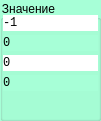
  <widget class="QGroupBox" name="info_fvalue">
   <property name="geometry">
    <rect>
     <x>1250</x>
     <y>190</y>
     <width>101</width>
     <height>121</height>
    </rect>
   </property>
   <property name="palette">
    <palette>
     <active>
      <colorrole role="WindowText">
       <brush brushstyle="SolidPattern">
        <color alpha="255">
         <red>0</red>
         <green>0</green>
         <blue>0</blue>
        </color>
       </brush>
      </colorrole>
      <colorrole role="Button">
       <brush brushstyle="SolidPattern">
        <color alpha="255">
         <red>167</red>
         <green>255</green>
         <blue>215</blue>
        </color>
       </brush>
      </colorrole>
      <colorrole role="Light">
       <brush brushstyle="SolidPattern">
        <color alpha="255">
         <red>255</red>
         <green>255</green>
         <blue>254</blue>
        </color>
       </brush>
      </colorrole>
      <colorrole role="Midlight">
       <brush brushstyle="SolidPattern">
        <color alpha="255">
         <red>255</red>
         <green>255</green>
         <blue>190</blue>
        </color>
       </brush>
      </colorrole>
      <colorrole role="Dark">
       <brush brushstyle="SolidPattern">
        <color alpha="255">
         <red>127</red>
         <green>127</green>
         <blue>63</blue>
        </color>
       </brush>
      </colorrole>
      <colorrole role="Mid">
       <brush brushstyle="SolidPattern">
        <color alpha="255">
         <red>170</red>
         <green>170</green>
         <blue>85</blue>
        </color>
       </brush>
      </colorrole>
      <colorrole role="Text">
       <brush brushstyle="SolidPattern">
        <color alpha="255">
         <red>0</red>
         <green>0</green>
         <blue>0</blue>
        </color>
       </brush>
      </colorrole>
      <colorrole role="BrightText">
       <brush brushstyle="SolidPattern">
        <color alpha="255">
         <red>255</red>
         <green>255</green>
         <blue>255</blue>
        </color>
       </brush>
      </colorrole>
      <colorrole role="ButtonText">
       <brush brushstyle="SolidPattern">
        <color alpha="255">
         <red>0</red>
         <green>0</green>
         <blue>0</blue>
        </color>
       </brush>
      </colorrole>
      <colorrole role="Base">
       <brush brushstyle="SolidPattern">
        <color alpha="255">
         <red>167</red>
         <green>255</green>
         <blue>215</blue>
        </color>
       </brush>
      </colorrole>
      <colorrole role="Window">
       <brush brushstyle="SolidPattern">
        <color alpha="255">
         <red>167</red>
         <green>255</green>
         <blue>215</blue>
        </color>
       </brush>
      </colorrole>
      <colorrole role="Shadow">
       <brush brushstyle="SolidPattern">
        <color alpha="255">
         <red>0</red>
         <green>0</green>
         <blue>0</blue>
        </color>
       </brush>
      </colorrole>
      <colorrole role="AlternateBase">
       <brush brushstyle="SolidPattern">
        <color alpha="255">
         <red>255</red>
         <green>255</green>
         <blue>191</blue>
        </color>
       </brush>
      </colorrole>
      <colorrole role="ToolTipBase">
       <brush brushstyle="SolidPattern">
        <color alpha="255">
         <red>255</red>
         <green>255</green>
         <blue>220</blue>
        </color>
       </brush>
      </colorrole>
      <colorrole role="ToolTipText">
       <brush brushstyle="SolidPattern">
        <color alpha="255">
         <red>0</red>
         <green>0</green>
         <blue>0</blue>
        </color>
       </brush>
      </colorrole>
      <colorrole role="PlaceholderText">
       <brush brushstyle="SolidPattern">
        <color alpha="128">
         <red>0</red>
         <green>0</green>
         <blue>0</blue>
        </color>
       </brush>
      </colorrole>
     </active>
     <inactive>
      <colorrole role="WindowText">
       <brush brushstyle="SolidPattern">
        <color alpha="255">
         <red>0</red>
         <green>0</green>
         <blue>0</blue>
        </color>
       </brush>
      </colorrole>
      <colorrole role="Button">
       <brush brushstyle="SolidPattern">
        <color alpha="255">
         <red>167</red>
         <green>255</green>
         <blue>215</blue>
        </color>
       </brush>
      </colorrole>
      <colorrole role="Light">
       <brush brushstyle="SolidPattern">
        <color alpha="255">
         <red>255</red>
         <green>255</green>
         <blue>254</blue>
        </color>
       </brush>
      </colorrole>
      <colorrole role="Midlight">
       <brush brushstyle="SolidPattern">
        <color alpha="255">
         <red>255</red>
         <green>255</green>
         <blue>190</blue>
        </color>
       </brush>
      </colorrole>
      <colorrole role="Dark">
       <brush brushstyle="SolidPattern">
        <color alpha="255">
         <red>127</red>
         <green>127</green>
         <blue>63</blue>
        </color>
       </brush>
      </colorrole>
      <colorrole role="Mid">
       <brush brushstyle="SolidPattern">
        <color alpha="255">
         <red>170</red>
         <green>170</green>
         <blue>85</blue>
        </color>
       </brush>
      </colorrole>
      <colorrole role="Text">
       <brush brushstyle="SolidPattern">
        <color alpha="255">
         <red>0</red>
         <green>0</green>
         <blue>0</blue>
        </color>
       </brush>
      </colorrole>
      <colorrole role="BrightText">
       <brush brushstyle="SolidPattern">
        <color alpha="255">
         <red>255</red>
         <green>255</green>
         <blue>255</blue>
        </color>
       </brush>
      </colorrole>
      <colorrole role="ButtonText">
       <brush brushstyle="SolidPattern">
        <color alpha="255">
         <red>0</red>
         <green>0</green>
         <blue>0</blue>
        </color>
       </brush>
      </colorrole>
      <colorrole role="Base">
       <brush brushstyle="SolidPattern">
        <color alpha="255">
         <red>167</red>
         <green>255</green>
         <blue>215</blue>
        </color>
       </brush>
      </colorrole>
      <colorrole role="Window">
       <brush brushstyle="SolidPattern">
        <color alpha="255">
         <red>167</red>
         <green>255</green>
         <blue>215</blue>
        </color>
       </brush>
      </colorrole>
      <colorrole role="Shadow">
       <brush brushstyle="SolidPattern">
        <color alpha="255">
         <red>0</red>
         <green>0</green>
         <blue>0</blue>
        </color>
       </brush>
      </colorrole>
      <colorrole role="AlternateBase">
       <brush brushstyle="SolidPattern">
        <color alpha="255">
         <red>255</red>
         <green>255</green>
         <blue>191</blue>
        </color>
       </brush>
      </colorrole>
      <colorrole role="ToolTipBase">
       <brush brushstyle="SolidPattern">
        <color alpha="255">
         <red>255</red>
         <green>255</green>
         <blue>220</blue>
        </color>
       </brush>
      </colorrole>
      <colorrole role="ToolTipText">
       <brush brushstyle="SolidPattern">
        <color alpha="255">
         <red>0</red>
         <green>0</green>
         <blue>0</blue>
        </color>
       </brush>
      </colorrole>
      <colorrole role="PlaceholderText">
       <brush brushstyle="SolidPattern">
        <color alpha="128">
         <red>0</red>
         <green>0</green>
         <blue>0</blue>
        </color>
       </brush>
      </colorrole>
     </inactive>
     <disabled>
      <colorrole role="WindowText">
       <brush brushstyle="SolidPattern">
        <color alpha="255">
         <red>127</red>
         <green>127</green>
         <blue>63</blue>
        </color>
       </brush>
      </colorrole>
      <colorrole role="Button">
       <brush brushstyle="SolidPattern">
        <color alpha="255">
         <red>167</red>
         <green>255</green>
         <blue>215</blue>
        </color>
       </brush>
      </colorrole>
      <colorrole role="Light">
       <brush brushstyle="SolidPattern">
        <color alpha="255">
         <red>255</red>
         <green>255</green>
         <blue>254</blue>
        </color>
       </brush>
      </colorrole>
      <colorrole role="Midlight">
       <brush brushstyle="SolidPattern">
        <color alpha="255">
         <red>255</red>
         <green>255</green>
         <blue>190</blue>
        </color>
       </brush>
      </colorrole>
      <colorrole role="Dark">
       <brush brushstyle="SolidPattern">
        <color alpha="255">
         <red>127</red>
         <green>127</green>
         <blue>63</blue>
        </color>
       </brush>
      </colorrole>
      <colorrole role="Mid">
       <brush brushstyle="SolidPattern">
        <color alpha="255">
         <red>170</red>
         <green>170</green>
         <blue>85</blue>
        </color>
       </brush>
      </colorrole>
      <colorrole role="Text">
       <brush brushstyle="SolidPattern">
        <color alpha="255">
         <red>127</red>
         <green>127</green>
         <blue>63</blue>
        </color>
       </brush>
      </colorrole>
      <colorrole role="BrightText">
       <brush brushstyle="SolidPattern">
        <color alpha="255">
         <red>255</red>
         <green>255</green>
         <blue>255</blue>
        </color>
       </brush>
      </colorrole>
      <colorrole role="ButtonText">
       <brush brushstyle="SolidPattern">
        <color alpha="255">
         <red>127</red>
         <green>127</green>
         <blue>63</blue>
        </color>
       </brush>
      </colorrole>
      <colorrole role="Base">
       <brush brushstyle="SolidPattern">
        <color alpha="255">
         <red>167</red>
         <green>255</green>
         <blue>215</blue>
        </color>
       </brush>
      </colorrole>
      <colorrole role="Window">
       <brush brushstyle="SolidPattern">
        <color alpha="255">
         <red>167</red>
         <green>255</green>
         <blue>215</blue>
        </color>
       </brush>
      </colorrole>
      <colorrole role="Shadow">
       <brush brushstyle="SolidPattern">
        <color alpha="255">
         <red>0</red>
         <green>0</green>
         <blue>0</blue>
        </color>
       </brush>
      </colorrole>
      <colorrole role="AlternateBase">
       <brush brushstyle="SolidPattern">
        <color alpha="255">
         <red>255</red>
         <green>255</green>
         <blue>127</blue>
        </color>
       </brush>
      </colorrole>
      <colorrole role="ToolTipBase">
       <brush brushstyle="SolidPattern">
        <color alpha="255">
         <red>255</red>
         <green>255</green>
         <blue>220</blue>
        </color>
       </brush>
      </colorrole>
      <colorrole role="ToolTipText">
       <brush brushstyle="SolidPattern">
        <color alpha="255">
         <red>0</red>
         <green>0</green>
         <blue>0</blue>
        </color>
       </brush>
      </colorrole>
      <colorrole role="PlaceholderText">
       <brush brushstyle="SolidPattern">
        <color alpha="128">
         <red>0</red>
         <green>0</green>
         <blue>0</blue>
        </color>
       </brush>
      </colorrole>
     </disabled>
    </palette>
   </property>
   <property name="styleSheet">
    <string notr="true">background-color: rgb(167, 255, 215);</string>
   </property>
   <property name="title">
    <string>Значение</string>
   </property>
   <property name="flat">
    <bool>false</bool>
   </property>
   <widget class="QLabel" name="fi_1">
    <property name="geometry">
     <rect>
      <x>3</x>
      <y>35</y>
      <width>95</width>
      <height>16</height>
     </rect>
    </property>
    <property name="font">
     <font>
      <family>Consolas</family>
     </font>
    </property>
    <property name="text">
     <string>0</string>
    </property>
   </widget>
   <widget class="QLabel" name="fi_2">
    <property name="geometry">
     <rect>
      <x>3</x>
      <y>55</y>
      <width>95</width>
      <height>16</height>
     </rect>
    </property>
    <property name="font">
     <font>
      <family>Consolas</family>
     </font>
    </property>
    <property name="styleSheet">
     <string notr="true">background-color: rgb(255, 255, 255);</string>
    </property>
    <property name="text">
     <string>0</string>
    </property>
   </widget>
   <widget class="QLabel" name="fi_3">
    <property name="geometry">
     <rect>
      <x>3</x>
      <y>75</y>
      <width>95</width>
      <height>16</height>
     </rect>
    </property>
    <property name="font">
     <font>
      <family>Consolas</family>
     </font>
    </property>
    <property name="text">
     <string>0</string>
    </property>
   </widget>
   <widget class="QLabel" name="fi_0">
    <property name="geometry">
     <rect>
      <x>3</x>
      <y>15</y>
      <width>95</width>
      <height>16</height>
     </rect>
    </property>
    <property name="font">
     <font>
      <family>Consolas</family>
     </font>
    </property>
    <property name="styleSheet">
     <string notr="true">background-color: rgb(255, 255, 255);</string>
    </property>
    <property name="text">
     <string>-1</string>
    </property>
   </widget>
  </widget>
